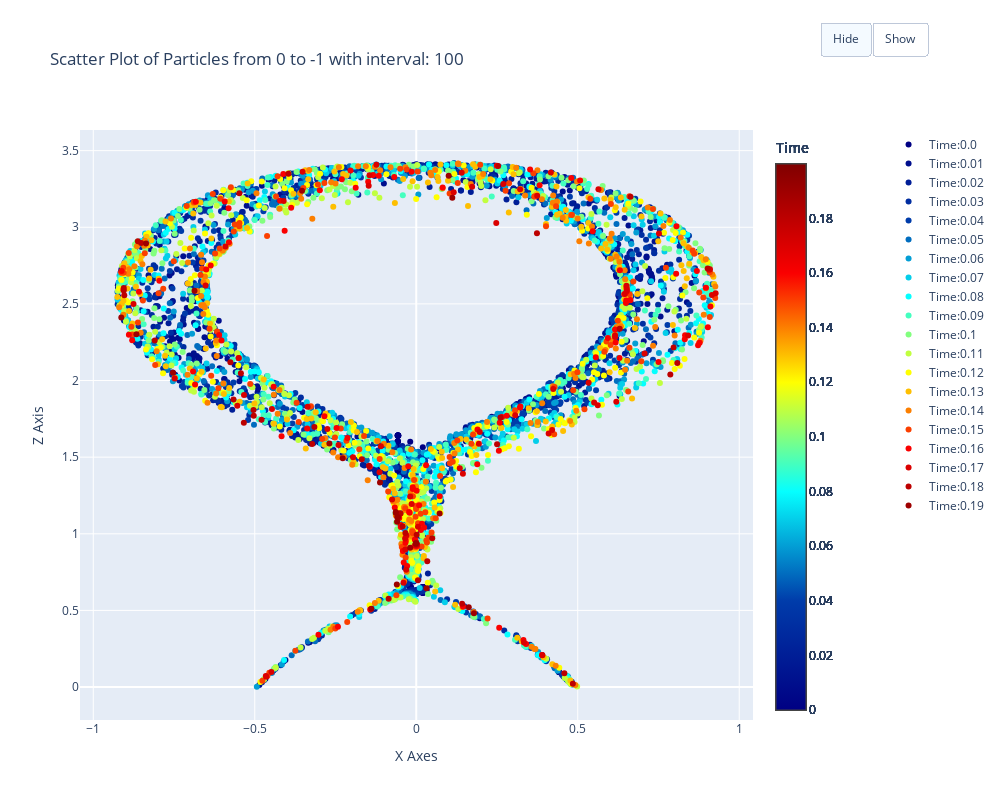

This figure's notebook cell:
### Code cell
f1 = lambda df: df.get_indexed(desf.get_erange(1,1000)['index'])
ens.plot_yproj(interval=100, hdf=f1)

### Figure 1 — Plotly figure (JSON) as saved in the notebook; plotly's stock layout.template omitted (floating-point values rounded to 4 significant figures; data arrays with more than 128 entries replaced by an {"elided": "..."} marker saying what was removed)
{"data": [{"hoverinfo": "text+x+y", "hovertemplate": "<b>Detail:</b> %{text}<br><b>X:</b> %{x}<br><b>Z:</b> %{y}<extra></extra>", "marker": {"cmax": 0.1999, "cmin": 0, "color": {"elided": "801 int values"}, "colorbar": {"title": {"text": "Time"}}, "colorscale": [[0, "rgb(0,0,131)"], [0.2, "rgb(0,60,170)"], [0.4, "rgb(5,255,255)"], [0.6, "rgb(255,255,0)"], [0.8, "rgb(250,0,0)"], [1, "rgb(128,0,0)"]]}, "mode": "markers", "name": "Time:0.0", "text": {"elided": "801 str values"}, "type": "scatter", "x": {"elided": "801 float values"}, "y": {"elided": "801 float values"}}, {"hoverinfo": "text+x+y", "hovertemplate": "<b>Detail:</b> %{text}<br><b>X:</b> %{x}<br><b>Z:</b> %{y}<extra></extra>", "marker": {"cmax": 0.1999, "cmin": 0, "color": {"elided": "735 float values"}, "colorbar": {"title": {"text": "Time"}}, "colorscale": [[0, "rgb(0,0,131)"], [0.2, "rgb(0,60,170)"], [0.4, "rgb(5,255,255)"], [0.6, "rgb(255,255,0)"], [0.8, "rgb(250,0,0)"], [1, "rgb(128,0,0)"]]}, "mode": "markers", "name": "Time:0.01", "text": {"elided": "735 str values"}, "type": "scatter", "x": {"elided": "735 float values"}, "y": {"elided": "735 float values"}}, {"hoverinfo": "text+x+y", "hovertemplate": "<b>Detail:</b> %{text}<br><b>X:</b> %{x}<br><b>Z:</b> %{y}<extra></extra>", "marker": {"cmax": 0.1999, "cmin": 0, "color": {"elided": "665 float values"}, "colorbar": {"title": {"text": "Time"}}, "colorscale": [[0, "rgb(0,0,131)"], [0.2, "rgb(0,60,170)"], [0.4, "rgb(5,255,255)"], [0.6, "rgb(255,255,0)"], [0.8, "rgb(250,0,0)"], [1, "rgb(128,0,0)"]]}, "mode": "markers", "name": "Time:0.02", "text": {"elided": "665 str values"}, "type": "scatter", "x": {"elided": "665 float values"}, "y": {"elided": "665 float values"}}, {"hoverinfo": "text+x+y", "hovertemplate": "<b>Detail:</b> %{text}<br><b>X:</b> %{x}<br><b>Z:</b> %{y}<extra></extra>", "marker": {"cmax": 0.1999, "cmin": 0, "color": {"elided": "575 float values"}, "colorbar": {"title": {"text": "Time"}}, "colorscale": [[0, "rgb(0,0,131)"], [0.2, "rgb(0,60,170)"], [0.4, "rgb(5,255,255)"], [0.6, "rgb(255,255,0)"], [0.8, "rgb(250,0,0)"], [1, "rgb(128,0,0)"]]}, "mode": "markers", "name": "Time:0.03", "text": {"elided": "575 str values"}, "type": "scatter", "x": {"elided": "575 float values"}, "y": {"elided": "575 float values"}}, {"hoverinfo": "text+x+y", "hovertemplate": "<b>Detail:</b> %{text}<br><b>X:</b> %{x}<br><b>Z:</b> %{y}<extra></extra>", "marker": {"cmax": 0.1999, "cmin": 0, "color": {"elided": "524 float values"}, "colorbar": {"title": {"text": "Time"}}, "colorscale": [[0, "rgb(0,0,131)"], [0.2, "rgb(0,60,170)"], [0.4, "rgb(5,255,255)"], [0.6, "rgb(255,255,0)"], [0.8, "rgb(250,0,0)"], [1, "rgb(128,0,0)"]]}, "mode": "markers", "name": "Time:0.04", "text": {"elided": "524 str values"}, "type": "scatter", "x": {"elided": "524 float values"}, "y": {"elided": "524 float values"}}, {"hoverinfo": "text+x+y", "hovertemplate": "<b>Detail:</b> %{text}<br><b>X:</b> %{x}<br><b>Z:</b> %{y}<extra></extra>", "marker": {"cmax": 0.1999, "cmin": 0, "color": {"elided": "478 float values"}, "colorbar": {"title": {"text": "Time"}}, "colorscale": [[0, "rgb(0,0,131)"], [0.2, "rgb(0,60,170)"], [0.4, "rgb(5,255,255)"], [0.6, "rgb(255,255,0)"], [0.8, "rgb(250,0,0)"], [1, "rgb(128,0,0)"]]}, "mode": "markers", "name": "Time:0.05", "text": {"elided": "478 str values"}, "type": "scatter", "x": {"elided": "478 float values"}, "y": {"elided": "478 float values"}}, {"hoverinfo": "text+x+y", "hovertemplate": "<b>Detail:</b> %{text}<br><b>X:</b> %{x}<br><b>Z:</b> %{y}<extra></extra>", "marker": {"cmax": 0.1999, "cmin": 0, "color": {"elided": "442 float values"}, "colorbar": {"title": {"text": "Time"}}, "colorscale": [[0, "rgb(0,0,131)"], [0.2, "rgb(0,60,170)"], [0.4, "rgb(5,255,255)"], [0.6, "rgb(255,255,0)"], [0.8, "rgb(250,0,0)"], [1, "rgb(128,0,0)"]]}, "mode": "markers", "name": "Time:0.06", "text": {"elided": "442 str values"}, "type": "scatter", "x": {"elided": "442 float values"}, "y": {"elided": "442 float values"}}, {"hoverinfo": "text+x+y", "hovertemplate": "<b>Detail:</b> %{text}<br><b>X:</b> %{x}<br><b>Z:</b> %{y}<extra></extra>", "marker": {"cmax": 0.1999, "cmin": 0, "color": {"elided": "407 float values"}, "colorbar": {"title": {"text": "Time"}}, "colorscale": [[0, "rgb(0,0,131)"], [0.2, "rgb(0,60,170)"], [0.4, "rgb(5,255,255)"], [0.6, "rgb(255,255,0)"], [0.8, "rgb(250,0,0)"], [1, "rgb(128,0,0)"]]}, "mode": "markers", "name": "Time:0.07", "text": {"elided": "407 str values"}, "type": "scatter", "x": {"elided": "407 float values"}, "y": {"elided": "407 float values"}}, {"hoverinfo": "text+x+y", "hovertemplate": "<b>Detail:</b> %{text}<br><b>X:</b> %{x}<br><b>Z:</b> %{y}<extra></extra>", "marker": {"cmax": 0.1999, "cmin": 0, "color": {"elided": "374 float values"}, "colorbar": {"title": {"text": "Time"}}, "colorscale": [[0, "rgb(0,0,131)"], [0.2, "rgb(0,60,170)"], [0.4, "rgb(5,255,255)"], [0.6, "rgb(255,255,0)"], [0.8, "rgb(250,0,0)"], [1, "rgb(128,0,0)"]]}, "mode": "markers", "name": "Time:0.08", "text": {"elided": "374 str values"}, "type": "scatter", "x": {"elided": "374 float values"}, "y": {"elided": "374 float values"}}, {"hoverinfo": "text+x+y", "hovertemplate": "<b>Detail:</b> %{text}<br><b>X:</b> %{x}<br><b>Z:</b> %{y}<extra></extra>", "marker": {"cmax": 0.1999, "cmin": 0, "color": {"elided": "349 float values"}, "colorbar": {"title": {"text": "Time"}}, "colorscale": [[0, "rgb(0,0,131)"], [0.2, "rgb(0,60,170)"], [0.4, "rgb(5,255,255)"], [0.6, "rgb(255,255,0)"], [0.8, "rgb(250,0,0)"], [1, "rgb(128,0,0)"]]}, "mode": "markers", "name": "Time:0.09", "text": {"elided": "349 str values"}, "type": "scatter", "x": {"elided": "349 float values"}, "y": {"elided": "349 float values"}}, {"hoverinfo": "text+x+y", "hovertemplate": "<b>Detail:</b> %{text}<br><b>X:</b> %{x}<br><b>Z:</b> %{y}<extra></extra>", "marker": {"cmax": 0.1999, "cmin": 0, "color": {"elided": "321 float values"}, "colorbar": {"title": {"text": "Time"}}, "colorscale": [[0, "rgb(0,0,131)"], [0.2, "rgb(0,60,170)"], [0.4, "rgb(5,255,255)"], [0.6, "rgb(255,255,0)"], [0.8, "rgb(250,0,0)"], [1, "rgb(128,0,0)"]]}, "mode": "markers", "name": "Time:0.1", "text": {"elided": "321 str values"}, "type": "scatter", "x": {"elided": "321 float values"}, "y": {"elided": "321 float values"}}, {"hoverinfo": "text+x+y", "hovertemplate": "<b>Detail:</b> %{text}<br><b>X:</b> %{x}<br><b>Z:</b> %{y}<extra></extra>", "marker": {"cmax": 0.1999, "cmin": 0, "color": {"elided": "285 float values"}, "colorbar": {"title": {"text": "Time"}}, "colorscale": [[0, "rgb(0,0,131)"], [0.2, "rgb(0,60,170)"], [0.4, "rgb(5,255,255)"], [0.6, "rgb(255,255,0)"], [0.8, "rgb(250,0,0)"], [1, "rgb(128,0,0)"]]}, "mode": "markers", "name": "Time:0.11", "text": {"elided": "285 str values"}, "type": "scatter", "x": {"elided": "285 float values"}, "y": {"elided": "285 float values"}}, {"hoverinfo": "text+x+y", "hovertemplate": "<b>Detail:</b> %{text}<br><b>X:</b> %{x}<br><b>Z:</b> %{y}<extra></extra>", "marker": {"cmax": 0.1999, "cmin": 0, "color": {"elided": "250 float values"}, "colorbar": {"title": {"text": "Time"}}, "colorscale": [[0, "rgb(0,0,131)"], [0.2, "rgb(0,60,170)"], [0.4, "rgb(5,255,255)"], [0.6, "rgb(255,255,0)"], [0.8, "rgb(250,0,0)"], [1, "rgb(128,0,0)"]]}, "mode": "markers", "name": "Time:0.12", "text": {"elided": "250 str values"}, "type": "scatter", "x": {"elided": "250 float values"}, "y": {"elided": "250 float values"}}, {"hoverinfo": "text+x+y", "hovertemplate": "<b>Detail:</b> %{text}<br><b>X:</b> %{x}<br><b>Z:</b> %{y}<extra></extra>", "marker": {"cmax": 0.1999, "cmin": 0, "color": {"elided": "223 float values"}, "colorbar": {"title": {"text": "Time"}}, "colorscale": [[0, "rgb(0,0,131)"], [0.2, "rgb(0,60,170)"], [0.4, "rgb(5,255,255)"], [0.6, "rgb(255,255,0)"], [0.8, "rgb(250,0,0)"], [1, "rgb(128,0,0)"]]}, "mode": "markers", "name": "Time:0.13", "text": {"elided": "223 str values"}, "type": "scatter", "x": {"elided": "223 float values"}, "y": {"elided": "223 float values"}}, {"hoverinfo": "text+x+y", "hovertemplate": "<b>Detail:</b> %{text}<br><b>X:</b> %{x}<br><b>Z:</b> %{y}<extra></extra>", "marker": {"cmax": 0.1999, "cmin": 0, "color": {"elided": "175 float values"}, "colorbar": {"title": {"text": "Time"}}, "colorscale": [[0, "rgb(0,0,131)"], [0.2, "rgb(0,60,170)"], [0.4, "rgb(5,255,255)"], [0.6, "rgb(255,255,0)"], [0.8, "rgb(250,0,0)"], [1, "rgb(128,0,0)"]]}, "mode": "markers", "name": "Time:0.14", "text": {"elided": "175 str values"}, "type": "scatter", "x": {"elided": "175 float values"}, "y": {"elided": "175 float values"}}, {"hoverinfo": "text+x+y", "hovertemplate": "<b>Detail:</b> %{text}<br><b>X:</b> %{x}<br><b>Z:</b> %{y}<extra></extra>", "marker": {"cmax": 0.1999, "cmin": 0, "color": {"elided": "135 float values"}, "colorbar": {"title": {"text": "Time"}}, "colorscale": [[0, "rgb(0,0,131)"], [0.2, "rgb(0,60,170)"], [0.4, "rgb(5,255,255)"], [0.6, "rgb(255,255,0)"], [0.8, "rgb(250,0,0)"], [1, "rgb(128,0,0)"]]}, "mode": "markers", "name": "Time:0.15", "text": {"elided": "135 str values"}, "type": "scatter", "x": {"elided": "135 float values"}, "y": {"elided": "135 float values"}}, {"hoverinfo": "text+x+y", "hovertemplate": "<b>Detail:</b> %{text}<br><b>X:</b> %{x}<br><b>Z:</b> %{y}<extra></extra>", "marker": {"cmax": 0.1999, "cmin": 0, "color": [0.16, 0.16, 0.16, 0.16, 0.16, 0.16, 0.16, 0.16, 0.16, 0.16, 0.16, 0.16, 0.16, 0.16, 0.16, 0.16, 0.16, 0.16, 0.16, 0.16, 0.16, 0.16, 0.16, 0.16, 0.16, 0.16, 0.16, 0.16, 0.16, 0.16, 0.16, 0.16, 0.16, 0.16, 0.16, 0.16, 0.16, 0.16, 0.16, 0.16, 0.16, 0.16, 0.16, 0.16, 0.16, 0.16, 0.16, 0.16, 0.16, 0.16, 0.16, 0.16, 0.16, 0.16, 0.16, 0.16, 0.16, 0.16, 0.16, 0.16, 0.16, 0.16, 0.16, 0.16, 0.16, 0.16, 0.16, 0.16, 0.16, 0.16, 0.16, 0.16, 0.16, 0.16, 0.16, 0.16, 0.16, 0.16, 0.16, 0.16, 0.16, 0.16, 0.16, 0.16, 0.16, 0.16, 0.16, 0.16, 0.16, 0.16, 0.16, 0.16, 0.16, 0.16, 0.16, 0.16, 0.16, 0.16, 0.16, 0.16, 0.16, 0.16, 0.16, 0.16, 0.16], "colorbar": {"title": {"text": "Time"}}, "colorscale": [[0, "rgb(0,0,131)"], [0.2, "rgb(0,60,170)"], [0.4, "rgb(5,255,255)"], [0.6, "rgb(255,255,0)"], [0.8, "rgb(250,0,0)"], [1, "rgb(128,0,0)"]]}, "mode": "markers", "name": "Time:0.16", "text": ["<b>Time:</b> 0.16<br><b>Index:</b> 690677.0<br><b>Energy:</b> 0.005486157", "<b>Time:</b> 0.16<br><b>Index:</b> 573686.0<br><b>Energy:</b> 0.01473992", "<b>Time:</b> 0.16<br><b>Index:</b> 813914.0<br><b>Energy:</b> 0.006884382", "<b>Time:</b> 0.16<br><b>Index:</b> 655588.0<br><b>Energy:</b> 0.00693534", "<b>Time:</b> 0.16<br><b>Index:</b> 690672.0<br><b>Energy:</b> 0.006152923", "<b>Time:</b> 0.16<br><b>Index:</b> 366209.0<br><b>Energy:</b> 0.003290662", "<b>Time:</b> 0.16<br><b>Index:</b> 512062.0<br><b>Energy:</b> 0.003335061", "<b>Time:</b> 0.16<br><b>Index:</b> 408324.0<br><b>Energy:</b> 0.02994085", "<b>Time:</b> 0.16<br><b>Index:</b> 491782.0<br><b>Energy:</b> 0.02222589", "<b>Time:</b> 0.16<br><b>Index:</b> 806891.0<br><b>Energy:</b> 0.0290981", "<b>Time:</b> 0.16<br><b>Index:</b> 813915.0<br><b>Energy:</b> 0.1145849", "<b>Time:</b> 0.16<br><b>Index:</b> 675861.0<br><b>Energy:</b> 0.002101765", "<b>Time:</b> 0.16<br><b>Index:</b> 413001.0<br><b>Energy:</b> 0.0001657484", "<b>Time:</b> 0.16<br><b>Index:</b> 793638.0<br><b>Energy:</b> 0.008443549", "<b>Time:</b> 0.16<br><b>Index:</b> 615023.0<br><b>Energy:</b> 0.02124261", "<b>Time:</b> 0.16<br><b>Index:</b> 491790.0<br><b>Energy:</b> 0.02791401", "<b>Time:</b> 0.16<br><b>Index:</b> 388048.0<br><b>Energy:</b> 0.02419105", "<b>Time:</b> 0.16<br><b>Index:</b> 531568.0<br><b>Energy:</b> 0.001114188", "<b>Time:</b> 0.16<br><b>Index:</b> 717985.0<br><b>Energy:</b> 0.002386569", "<b>Time:</b> 0.16<br><b>Index:</b> 492567.0<br><b>Energy:</b> 0.0007560769", "<b>Time:</b> 0.16<br><b>Index:</b> 413007.0<br><b>Energy:</b> 0.0003140569", "<b>Time:</b> 0.16<br><b>Index:</b> 413006.0<br><b>Energy:</b> 0.0004513569", "<b>Time:</b> 0.16<br><b>Index:</b> 717986.0<br><b>Energy:</b> 0.001677439", "<b>Time:</b> 0.16<br><b>Index:</b> 717981.0<br><b>Energy:</b> 0.001624413", "<b>Time:</b> 0.16<br><b>Index:</b> 719556.0<br><b>Energy:</b> 0.009663226", "<b>Time:</b> 0.16<br><b>Index:</b> 574463.0<br><b>Energy:</b> 0.04261504", "<b>Time:</b> 0.16<br><b>Index:</b> 742953.0<br><b>Energy:</b> 0.005729226", "<b>Time:</b> 0.16<br><b>Index:</b> 697706.0<br><b>Energy:</b> 0.009503087", "<b>Time:</b> 0.16<br><b>Index:</b> 719552.0<br><b>Energy:</b> 0.009174377", "<b>Time:</b> 0.16<br><b>Index:</b> 755420.0<br><b>Energy:</b> 0.01325717", "<b>Time:</b> 0.16<br><b>Index:</b> 742957.0<br><b>Energy:</b> 0.003139073", "<b>Time:</b> 0.16<br><b>Index:</b> 750714.0<br><b>Energy:</b> 0.04182244", "<b>Time:</b> 0.16<br><b>Index:</b> 428606.0<br><b>Energy:</b> 0.00453527", "<b>Time:</b> 0.16<br><b>Index:</b> 491005.0<br><b>Energy:</b> 0.002693528", "<b>Time:</b> 0.16<br><b>Index:</b> 655590.0<br><b>Energy:</b> 0.002652476", "<b>Time:</b> 0.16<br><b>Index:</b> 813911.0<br><b>Energy:</b> 0.005951095", "<b>Time:</b> 0.16<br><b>Index:</b> 813916.0<br><b>Energy:</b> 0.005997037", "<b>Time:</b> 0.16<br><b>Index:</b> 734368.0<br><b>Energy:</b> 0.007542484", "<b>Time:</b> 0.16<br><b>Index:</b> 810021.0<br><b>Energy:</b> 0.01648502", "<b>Time:</b> 0.16<br><b>Index:</b> 717982.0<br><b>Energy:</b> 0.0009334579", "<b>Time:</b> 0.16<br><b>Index:</b> 491783.0<br><b>Energy:</b> 0.02483991", "<b>Time:</b> 0.16<br><b>Index:</b> 714080.0<br><b>Energy:</b> 0.002451957", "<b>Time:</b> 0.16<br><b>Index:</b> 714075.0<br><b>Energy:</b> 0.002348097", "<b>Time:</b> 0.16<br><b>Index:</b> 655585.0<br><b>Energy:</b> 0.004917661", "<b>Time:</b> 0.16<br><b>Index:</b> 717989.0<br><b>Energy:</b> 0.00287928", "<b>Time:</b> 0.16<br><b>Index:</b> 714078.0<br><b>Energy:</b> 0.002607088", "<b>Time:</b> 0.16<br><b>Index:</b> 785080.0<br><b>Energy:</b> 0.02420422", "<b>Time:</b> 0.16<br><b>Index:</b> 795190.0<br><b>Energy:</b> 0.02124292", "<b>Time:</b> 0.16<br><b>Index:</b> 772580.0<br><b>Energy:</b> 0.01795773", "<b>Time:</b> 0.16<br><b>Index:</b> 491781.0<br><b>Energy:</b> 0.02886843", "<b>Time:</b> 0.16<br><b>Index:</b> 771800.0<br><b>Energy:</b> 0.01851588", "<b>Time:</b> 0.16<br><b>Index:</b> 491788.0<br><b>Energy:</b> 0.02728314", "<b>Time:</b> 0.16<br><b>Index:</b> 491787.0<br><b>Energy:</b> 0.02736147", "<b>Time:</b> 0.16<br><b>Index:</b> 491786.0<br><b>Energy:</b> 0.02664517", "<b>Time:</b> 0.16<br><b>Index:</b> 553407.0<br><b>Energy:</b> 0.001592881", "<b>Time:</b> 0.16<br><b>Index:</b> 738262.0<br><b>Energy:</b> 0.006412113", "<b>Time:</b> 0.16<br><b>Index:</b> 388045.0<br><b>Energy:</b> 0.0180102", "<b>Time:</b> 0.16<br><b>Index:</b> 558872.0<br><b>Energy:</b> 0.01481281", "<b>Time:</b> 0.16<br><b>Index:</b> 595524.0<br><b>Energy:</b> 0.01015055", "<b>Time:</b> 0.16<br><b>Index:</b> 412226.0<br><b>Energy:</b> 0.01129202", "<b>Time:</b> 0.16<br><b>Index:</b> 742952.0<br><b>Energy:</b> 0.003195055", "<b>Time:</b> 0.16<br><b>Index:</b> 739049.0<br><b>Energy:</b> 0.01929108", "<b>Time:</b> 0.16<br><b>Index:</b> 452006.0<br><b>Energy:</b> 0.04873329", "<b>Time:</b> 0.16<br><b>Index:</b> 452009.0<br><b>Energy:</b> 0.04610117", "<b>Time:</b> 0.16<br><b>Index:</b> 574461.0<br><b>Energy:</b> 0.04882003", "<b>Time:</b> 0.16<br><b>Index:</b> 617364.0<br><b>Energy:</b> 0.03517296", "<b>Time:</b> 0.16<br><b>Index:</b> 473069.0<br><b>Energy:</b> 0.03512399", "<b>Time:</b> 0.16<br><b>Index:</b> 495685.0<br><b>Energy:</b> 0.1626461", "<b>Time:</b> 0.16<br><b>Index:</b> 697709.0<br><b>Energy:</b> 0.008886195", "<b>Time:</b> 0.16<br><b>Index:</b> 596304.0<br><b>Energy:</b> 0.01475712", "<b>Time:</b> 0.16<br><b>Index:</b> 596307.0<br><b>Energy:</b> 0.01509329", "<b>Time:</b> 0.16<br><b>Index:</b> 596305.0<br><b>Energy:</b> 0.01510952", "<b>Time:</b> 0.16<br><b>Index:</b> 596301.0<br><b>Energy:</b> 0.01504002", "<b>Time:</b> 0.16<br><b>Index:</b> 596309.0<br><b>Energy:</b> 0.01495882", "<b>Time:</b> 0.16<br><b>Index:</b> 795188.0<br><b>Energy:</b> 0.02510017", "<b>Time:</b> 0.16<br><b>Index:</b> 388049.0<br><b>Energy:</b> 0.01819958", "<b>Time:</b> 0.16<br><b>Index:</b> 615025.0<br><b>Energy:</b> 0.01602547", "<b>Time:</b> 0.16<br><b>Index:</b> 813913.0<br><b>Energy:</b> 0.006608771", "<b>Time:</b> 0.16<br><b>Index:</b> 806900.0<br><b>Energy:</b> 0.02530674", "<b>Time:</b> 0.16<br><b>Index:</b> 789789.0<br><b>Energy:</b> 0.01260548", "<b>Time:</b> 0.16<br><b>Index:</b> 471502.0<br><b>Energy:</b> 0.003886262", "<b>Time:</b> 0.16<br><b>Index:</b> 491789.0<br><b>Energy:</b> 0.0286438", "<b>Time:</b> 0.16<br><b>Index:</b> 388041.0<br><b>Energy:</b> 0.02006253", "<b>Time:</b> 0.16<br><b>Index:</b> 491784.0<br><b>Energy:</b> 0.0274905", "<b>Time:</b> 0.16<br><b>Index:</b> 491785.0<br><b>Energy:</b> 0.02669122", "<b>Time:</b> 0.16<br><b>Index:</b> 388046.0<br><b>Energy:</b> 0.01804629", "<b>Time:</b> 0.16<br><b>Index:</b> 676645.0<br><b>Energy:</b> 0.1313621", "<b>Time:</b> 0.16<br><b>Index:</b> 742955.0<br><b>Energy:</b> 0.003651096", "<b>Time:</b> 0.16<br><b>Index:</b> 742959.0<br><b>Energy:</b> 0.003747819", "<b>Time:</b> 0.16<br><b>Index:</b> 742958.0<br><b>Energy:</b> 0.004544676", "<b>Time:</b> 0.16<br><b>Index:</b> 495688.0<br><b>Energy:</b> 0.163661", "<b>Time:</b> 0.16<br><b>Index:</b> 495686.0<br><b>Energy:</b> 0.1409448", "<b>Time:</b> 0.16<br><b>Index:</b> 574468.0<br><b>Energy:</b> 0.0653627", "<b>Time:</b> 0.16<br><b>Index:</b> 574462.0<br><b>Energy:</b> 0.04750521", "<b>Time:</b> 0.16<br><b>Index:</b> 495687.0<br><b>Energy:</b> 0.1445249", "<b>Time:</b> 0.16<br><b>Index:</b> 495690.0<br><b>Energy:</b> 0.1286151", "<b>Time:</b> 0.16<br><b>Index:</b> 738270.0<br><b>Energy:</b> 0.01979163", "<b>Time:</b> 0.16<br><b>Index:</b> 719554.0<br><b>Energy:</b> 0.01190365", "<b>Time:</b> 0.16<br><b>Index:</b> 331102.0<br><b>Energy:</b> 0.04917658", "<b>Time:</b> 0.16<br><b>Index:</b> 331101.0<br><b>Energy:</b> 0.04967766", "<b>Time:</b> 0.16<br><b>Index:</b> 596306.0<br><b>Energy:</b> 0.01314921", "<b>Time:</b> 0.16<br><b>Index:</b> 596308.0<br><b>Energy:</b> 0.01491991", "<b>Time:</b> 0.16<br><b>Index:</b> 700057.0<br><b>Energy:</b> 0.05455154", "<b>Time:</b> 0.16<br><b>Index:</b> 558880.0<br><b>Energy:</b> 0.01576752", "<b>Time:</b> 0.16<br><b>Index:</b> 697704.0<br><b>Energy:</b> 0.01014196"], "type": "scatter", "x": [-0.1426, -0.3028, -0.2424, -0.02838, -0.004281, -0.03343, -0.03875, -0.04144, -0.04783, -0.01066, -0.02019, -0.05254, -0.002338, -0.04841, -0.06647, -0.05171, -0.01098, -0.02215, 0.3893, 0.145, 0.001767, 0.001921, 0.0144, 0.01766, 0.3319, 0.3402, 0.2568, 0.02419, 0.07265, 0.001177, 0.008971, -0.417, -0.6848, -0.1438, -0.3377, -0.8795, -0.8897, -0.691, -0.7954, -0.8585, 0.03038, 0.2658, 0.3215, 0.28, 0.3226, 0.1896, 0.2585, 0.6293, 0.6173, 0.6513, 0.6633, 0.6492, 0.6508, 0.65, 0.5559, 0.6154, 0.5934, -0.02462, -0.2129, -0.4416, -0.2467, -0.2845, -0.6101, -0.603, 0.189, 0.2558, 0.7501, 0.8314, 0.8323, 0.9029, 0.8725, 0.8776, 0.9108, 0.8969, -0.4074, -0.9122, -0.6824, -0.5811, -0.1489, -0.5931, -0.4116, -0.2036, -0.1337, -0.01431, 0.5463, 0.6304, -0.6502, -0.58, -0.6364, -0.1875, -0.2985, -0.4215, -0.06813, -0.3873, -0.2304, -0.116, 0.8047, 0.48, 0.8057, 0.5074, 0.08174, 0.8689, 0.3819, 0.2494, 0.3525], "y": [0.5067, 0.3419, 0.3932, 0.7899, 0.9632, 0.9415, 0.813, 0.8879, 1.044, 1.292, 1.138, 1.104, 0.9224, 1.057, 1.172, 1.135, 1.304, 1.142, 0.2094, 0.526, 0.9229, 0.922, 1.026, 1.065, 0.3075, 0.2801, 0.3873, 1.042, 1.245, 1.281, 1.187, 1.636, 1.973, 1.438, 1.687, 2.263, 2.298, 2.059, 2.651, 2.579, 1.447, 1.762, 1.824, 1.77, 1.831, 1.681, 1.725, 2.147, 2.249, 2.579, 2.526, 2.506, 2.604, 2.522, 2.153, 2.333, 2.278, 1.44, 1.626, 1.959, 1.69, 1.767, 2.297, 2.262, 1.454, 1.541, 2.121, 2.269, 2.296, 2.348, 2.23, 2.247, 2.482, 2.606, 2.978, 2.714, 3.167, 3.125, 3.297, 3.169, 3.348, 3.37, 3.341, 3.362, 2.974, 2.719, 2.725, 2.902, 2.751, 3.258, 3.241, 3.173, 3.328, 3.127, 3.314, 3.337, 2.696, 3.322, 3.007, 3.304, 3.259, 2.714, 3.275, 3.402, 3.377]}, {"hoverinfo": "text+x+y", "hovertemplate": "<b>Detail:</b> %{text}<br><b>X:</b> %{x}<br><b>Z:</b> %{y}<extra></extra>", "marker": {"cmax": 0.1999, "cmin": 0, "color": [0.17, 0.17, 0.17, 0.17, 0.17, 0.17, 0.17, 0.17, 0.17, 0.17, 0.17, 0.17, 0.17, 0.17, 0.17, 0.17, 0.17, 0.17, 0.17, 0.17, 0.17, 0.17, 0.17, 0.17, 0.17, 0.17, 0.17, 0.17, 0.17, 0.17, 0.17, 0.17, 0.17, 0.17, 0.17, 0.17, 0.17, 0.17, 0.17, 0.17, 0.17, 0.17, 0.17, 0.17, 0.17, 0.17, 0.17, 0.17, 0.17, 0.17, 0.17, 0.17, 0.17, 0.17, 0.17, 0.17, 0.17, 0.17, 0.17, 0.17, 0.17, 0.17, 0.17, 0.17, 0.17, 0.17, 0.17, 0.17, 0.17], "colorbar": {"title": {"text": "Time"}}, "colorscale": [[0, "rgb(0,0,131)"], [0.2, "rgb(0,60,170)"], [0.4, "rgb(5,255,255)"], [0.6, "rgb(255,255,0)"], [0.8, "rgb(250,0,0)"], [1, "rgb(128,0,0)"]]}, "mode": "markers", "name": "Time:0.17", "text": ["<b>Time:</b> 0.17<br><b>Index:</b> 813916.0<br><b>Energy:</b> 0.006292557", "<b>Time:</b> 0.17<br><b>Index:</b> 491005.0<br><b>Energy:</b> 0.003239177", "<b>Time:</b> 0.17<br><b>Index:</b> 813911.0<br><b>Energy:</b> 0.006241531", "<b>Time:</b> 0.17<br><b>Index:</b> 795190.0<br><b>Energy:</b> 0.02130754", "<b>Time:</b> 0.17<br><b>Index:</b> 813913.0<br><b>Energy:</b> 0.006601265", "<b>Time:</b> 0.17<br><b>Index:</b> 806891.0<br><b>Energy:</b> 0.0294082", "<b>Time:</b> 0.17<br><b>Index:</b> 785080.0<br><b>Energy:</b> 0.02735951", "<b>Time:</b> 0.17<br><b>Index:</b> 366209.0<br><b>Energy:</b> 0.09814592", "<b>Time:</b> 0.17<br><b>Index:</b> 772580.0<br><b>Energy:</b> 0.02141662", "<b>Time:</b> 0.17<br><b>Index:</b> 413001.0<br><b>Energy:</b> 9.301264e-05", "<b>Time:</b> 0.17<br><b>Index:</b> 491783.0<br><b>Energy:</b> 0.02497468", "<b>Time:</b> 0.17<br><b>Index:</b> 388045.0<br><b>Energy:</b> 0.02013092", "<b>Time:</b> 0.17<br><b>Index:</b> 492567.0<br><b>Energy:</b> 0.001193569", "<b>Time:</b> 0.17<br><b>Index:</b> 413006.0<br><b>Energy:</b> 0.0003873887", "<b>Time:</b> 0.17<br><b>Index:</b> 413007.0<br><b>Energy:</b> 0.0001803001", "<b>Time:</b> 0.17<br><b>Index:</b> 553407.0<br><b>Energy:</b> 0.001583754", "<b>Time:</b> 0.17<br><b>Index:</b> 596306.0<br><b>Energy:</b> 0.01308506", "<b>Time:</b> 0.17<br><b>Index:</b> 388048.0<br><b>Energy:</b> 0.02420038", "<b>Time:</b> 0.17<br><b>Index:</b> 471502.0<br><b>Energy:</b> 0.003857837", "<b>Time:</b> 0.17<br><b>Index:</b> 491790.0<br><b>Energy:</b> 0.02959042", "<b>Time:</b> 0.17<br><b>Index:</b> 491782.0<br><b>Energy:</b> 0.02373993", "<b>Time:</b> 0.17<br><b>Index:</b> 717982.0<br><b>Energy:</b> 0.000925705", "<b>Time:</b> 0.17<br><b>Index:</b> 531568.0<br><b>Energy:</b> 0.0493467", "<b>Time:</b> 0.17<br><b>Index:</b> 813915.0<br><b>Energy:</b> 0.1145382", "<b>Time:</b> 0.17<br><b>Index:</b> 738262.0<br><b>Energy:</b> 0.00638054", "<b>Time:</b> 0.17<br><b>Index:</b> 750714.0<br><b>Energy:</b> 0.04225999", "<b>Time:</b> 0.17<br><b>Index:</b> 388046.0<br><b>Energy:</b> 0.02012079", "<b>Time:</b> 0.17<br><b>Index:</b> 771800.0<br><b>Energy:</b> 0.02365303", "<b>Time:</b> 0.17<br><b>Index:</b> 428606.0<br><b>Energy:</b> 0.005461213", "<b>Time:</b> 0.17<br><b>Index:</b> 655590.0<br><b>Energy:</b> 0.004242073", "<b>Time:</b> 0.17<br><b>Index:</b> 388041.0<br><b>Energy:</b> 0.0212304", "<b>Time:</b> 0.17<br><b>Index:</b> 615025.0<br><b>Energy:</b> 0.01890716", "<b>Time:</b> 0.17<br><b>Index:</b> 789789.0<br><b>Energy:</b> 0.01201751", "<b>Time:</b> 0.17<br><b>Index:</b> 675861.0<br><b>Energy:</b> 0.003767967", "<b>Time:</b> 0.17<br><b>Index:</b> 734368.0<br><b>Energy:</b> 0.008814948", "<b>Time:</b> 0.17<br><b>Index:</b> 697704.0<br><b>Energy:</b> 0.007555895", "<b>Time:</b> 0.17<br><b>Index:</b> 719554.0<br><b>Energy:</b> 0.01169517", "<b>Time:</b> 0.17<br><b>Index:</b> 574461.0<br><b>Energy:</b> 0.04831839", "<b>Time:</b> 0.17<br><b>Index:</b> 558880.0<br><b>Energy:</b> 0.01510232", "<b>Time:</b> 0.17<br><b>Index:</b> 676645.0<br><b>Energy:</b> 0.1273039", "<b>Time:</b> 0.17<br><b>Index:</b> 739049.0<br><b>Energy:</b> 0.01925123", "<b>Time:</b> 0.17<br><b>Index:</b> 617364.0<br><b>Energy:</b> 0.03485854", "<b>Time:</b> 0.17<br><b>Index:</b> 700057.0<br><b>Energy:</b> 0.05426268", "<b>Time:</b> 0.17<br><b>Index:</b> 574468.0<br><b>Energy:</b> 0.06289131", "<b>Time:</b> 0.17<br><b>Index:</b> 331102.0<br><b>Energy:</b> 0.04845871", "<b>Time:</b> 0.17<br><b>Index:</b> 495685.0<br><b>Energy:</b> 0.1595407", "<b>Time:</b> 0.17<br><b>Index:</b> 742958.0<br><b>Energy:</b> 0.004488251", "<b>Time:</b> 0.17<br><b>Index:</b> 412226.0<br><b>Energy:</b> 0.01158745", "<b>Time:</b> 0.17<br><b>Index:</b> 558872.0<br><b>Energy:</b> 0.01507051", "<b>Time:</b> 0.17<br><b>Index:</b> 742955.0<br><b>Energy:</b> 0.003615017", "<b>Time:</b> 0.17<br><b>Index:</b> 595524.0<br><b>Energy:</b> 0.01015259", "<b>Time:</b> 0.17<br><b>Index:</b> 795188.0<br><b>Energy:</b> 0.02732727", "<b>Time:</b> 0.17<br><b>Index:</b> 655585.0<br><b>Energy:</b> 0.005037758", "<b>Time:</b> 0.17<br><b>Index:</b> 810021.0<br><b>Energy:</b> 0.0215382", "<b>Time:</b> 0.17<br><b>Index:</b> 388049.0<br><b>Energy:</b> 0.02024139", "<b>Time:</b> 0.17<br><b>Index:</b> 690672.0<br><b>Energy:</b> 0.006175178", "<b>Time:</b> 0.17<br><b>Index:</b> 806900.0<br><b>Energy:</b> 0.02994537", "<b>Time:</b> 0.17<br><b>Index:</b> 714078.0<br><b>Energy:</b> 0.002692303", "<b>Time:</b> 0.17<br><b>Index:</b> 714075.0<br><b>Energy:</b> 0.002399492", "<b>Time:</b> 0.17<br><b>Index:</b> 714080.0<br><b>Energy:</b> 0.002523914", "<b>Time:</b> 0.17<br><b>Index:</b> 717989.0<br><b>Energy:</b> 0.003001292", "<b>Time:</b> 0.17<br><b>Index:</b> 742957.0<br><b>Energy:</b> 0.003150724", "<b>Time:</b> 0.17<br><b>Index:</b> 452006.0<br><b>Energy:</b> 0.05039804", "<b>Time:</b> 0.17<br><b>Index:</b> 742952.0<br><b>Energy:</b> 0.003218231", "<b>Time:</b> 0.17<br><b>Index:</b> 738270.0<br><b>Energy:</b> 0.02325368", "<b>Time:</b> 0.17<br><b>Index:</b> 755420.0<br><b>Energy:</b> 0.0135228", "<b>Time:</b> 0.17<br><b>Index:</b> 742959.0<br><b>Energy:</b> 0.003747275", "<b>Time:</b> 0.17<br><b>Index:</b> 697706.0<br><b>Energy:</b> 0.009174927", "<b>Time:</b> 0.17<br><b>Index:</b> 574462.0<br><b>Energy:</b> 0.04713482"], "type": "scatter", "x": [-0.4486, -0.4657, -0.4642, -0.03953, -0.03115, -0.03385, -0.03047, -0.03441, -0.01417, -0.002939, -0.07482, -0.01872, 0.3335, 0.001307, 0.001811, 0.005321, 0.3904, -0.1137, -0.2407, -0.1957, -0.554, -0.4467, -0.5333, -0.748, -0.8753, 0.5338, 0.1965, 0.1939, 0.3063, 0.424, 0.6155, 0.6458, 0.6155, 0.6507, 0.6519, -0.1094, -0.3363, -0.2752, -0.5495, -0.6523, 0.1347, 0.1445, 0.4099, 0.4207, 0.5508, 0.562, 0.6194, 0.7069, 0.8418, 0.9268, 0.9154, 0.2477, -0.3519, -0.1235, -0.1446, 0.1729, 0.116, 0.3745, 0.2697, 0.3216, 0.1408, -0.591, -0.4105, -0.1473, 0.5641, 0.9095, 0.9065, 0.4167, 0.7514], "y": [0.09758, 0.0722, 0.06685, 0.6813, 0.7656, 0.8977, 0.9888, 0.9689, 1.195, 0.9273, 1.224, 1.243, 0.2915, 0.9277, 0.9312, 1.046, 0.2069, 1.402, 1.579, 1.499, 1.835, 1.814, 1.905, 2.013, 2.5, 1.986, 1.664, 1.588, 1.774, 1.945, 2.284, 2.565, 2.296, 2.619, 2.588, 1.571, 1.828, 1.683, 2.148, 2.62, 1.427, 1.392, 1.655, 1.677, 1.857, 1.838, 1.862, 2.177, 2.293, 2.57, 2.559, 3.027, 3.362, 3.408, 3.339, 3.264, 3.228, 3.205, 3.282, 3.247, 3.356, 2.875, 3.171, 3.271, 3.248, 2.726, 2.723, 3.358, 2.959]}, {"hoverinfo": "text+x+y", "hovertemplate": "<b>Detail:</b> %{text}<br><b>X:</b> %{x}<br><b>Z:</b> %{y}<extra></extra>", "marker": {"cmax": 0.1999, "cmin": 0, "color": [0.18, 0.18, 0.18, 0.18, 0.18, 0.18, 0.18, 0.18, 0.18, 0.18, 0.18, 0.18, 0.18, 0.18, 0.18, 0.18, 0.18, 0.18, 0.18, 0.18, 0.18, 0.18, 0.18, 0.18, 0.18, 0.18, 0.18, 0.18, 0.18, 0.18, 0.18, 0.18, 0.18, 0.18, 0.18, 0.18, 0.18, 0.18, 0.18, 0.18, 0.18, 0.18, 0.18], "colorbar": {"title": {"text": "Time"}}, "colorscale": [[0, "rgb(0,0,131)"], [0.2, "rgb(0,60,170)"], [0.4, "rgb(5,255,255)"], [0.6, "rgb(255,255,0)"], [0.8, "rgb(250,0,0)"], [1, "rgb(128,0,0)"]]}, "mode": "markers", "name": "Time:0.18", "text": ["<b>Time:</b> 0.18<br><b>Index:</b> 388041.0<br><b>Energy:</b> 0.02121958", "<b>Time:</b> 0.18<br><b>Index:</b> 771800.0<br><b>Energy:</b> 0.02369228", "<b>Time:</b> 0.18<br><b>Index:</b> 366209.0<br><b>Energy:</b> 0.1543127", "<b>Time:</b> 0.18<br><b>Index:</b> 413007.0<br><b>Energy:</b> 0.0001914823", "<b>Time:</b> 0.18<br><b>Index:</b> 717982.0<br><b>Energy:</b> 0.000937613", "<b>Time:</b> 0.18<br><b>Index:</b> 553407.0<br><b>Energy:</b> 0.002124582", "<b>Time:</b> 0.18<br><b>Index:</b> 492567.0<br><b>Energy:</b> 0.0004940025", "<b>Time:</b> 0.18<br><b>Index:</b> 413001.0<br><b>Energy:</b> 0.0001259168", "<b>Time:</b> 0.18<br><b>Index:</b> 413006.0<br><b>Energy:</b> 0.0002864515", "<b>Time:</b> 0.18<br><b>Index:</b> 615025.0<br><b>Energy:</b> 0.02062347", "<b>Time:</b> 0.18<br><b>Index:</b> 676645.0<br><b>Energy:</b> 0.1262969", "<b>Time:</b> 0.18<br><b>Index:</b> 697706.0<br><b>Energy:</b> 0.009055011", "<b>Time:</b> 0.18<br><b>Index:</b> 742955.0<br><b>Energy:</b> 0.003614318", "<b>Time:</b> 0.18<br><b>Index:</b> 742959.0<br><b>Energy:</b> 0.003754873", "<b>Time:</b> 0.18<br><b>Index:</b> 772580.0<br><b>Energy:</b> 0.02163617", "<b>Time:</b> 0.18<br><b>Index:</b> 655585.0<br><b>Energy:</b> 0.004926669", "<b>Time:</b> 0.18<br><b>Index:</b> 690672.0<br><b>Energy:</b> 0.006155118", "<b>Time:</b> 0.18<br><b>Index:</b> 388046.0<br><b>Energy:</b> 0.02014667", "<b>Time:</b> 0.18<br><b>Index:</b> 388045.0<br><b>Energy:</b> 0.02013903", "<b>Time:</b> 0.18<br><b>Index:</b> 806900.0<br><b>Energy:</b> 0.2024042", "<b>Time:</b> 0.18<br><b>Index:</b> 734368.0<br><b>Energy:</b> 0.008807968", "<b>Time:</b> 0.18<br><b>Index:</b> 785080.0<br><b>Energy:</b> 0.03966713", "<b>Time:</b> 0.18<br><b>Index:</b> 789789.0<br><b>Energy:</b> 0.01208428", "<b>Time:</b> 0.18<br><b>Index:</b> 717989.0<br><b>Energy:</b> 0.002920119", "<b>Time:</b> 0.18<br><b>Index:</b> 714078.0<br><b>Energy:</b> 0.002652394", "<b>Time:</b> 0.18<br><b>Index:</b> 714080.0<br><b>Energy:</b> 0.00248361", "<b>Time:</b> 0.18<br><b>Index:</b> 714075.0<br><b>Energy:</b> 0.002361429", "<b>Time:</b> 0.18<br><b>Index:</b> 531568.0<br><b>Energy:</b> 0.05736813", "<b>Time:</b> 0.18<br><b>Index:</b> 388049.0<br><b>Energy:</b> 0.02148649", "<b>Time:</b> 0.18<br><b>Index:</b> 574468.0<br><b>Energy:</b> 0.06231245", "<b>Time:</b> 0.18<br><b>Index:</b> 700057.0<br><b>Energy:</b> 0.05403899", "<b>Time:</b> 0.18<br><b>Index:</b> 558880.0<br><b>Energy:</b> 0.01527902", "<b>Time:</b> 0.18<br><b>Index:</b> 719554.0<br><b>Energy:</b> 0.01181642", "<b>Time:</b> 0.18<br><b>Index:</b> 742952.0<br><b>Energy:</b> 0.003176288", "<b>Time:</b> 0.18<br><b>Index:</b> 574462.0<br><b>Energy:</b> 0.04633681", "<b>Time:</b> 0.18<br><b>Index:</b> 750714.0<br><b>Energy:</b> 0.04320089", "<b>Time:</b> 0.18<br><b>Index:</b> 675861.0<br><b>Energy:</b> 0.003801097", "<b>Time:</b> 0.18<br><b>Index:</b> 806891.0<br><b>Energy:</b> 0.1430602", "<b>Time:</b> 0.18<br><b>Index:</b> 428606.0<br><b>Energy:</b> 0.00549102", "<b>Time:</b> 0.18<br><b>Index:</b> 655590.0<br><b>Energy:</b> 0.00435833", "<b>Time:</b> 0.18<br><b>Index:</b> 697704.0<br><b>Energy:</b> 0.007695142", "<b>Time:</b> 0.18<br><b>Index:</b> 742957.0<br><b>Energy:</b> 0.003128565", "<b>Time:</b> 0.18<br><b>Index:</b> 738270.0<br><b>Energy:</b> 0.02310494"], "type": "scatter", "x": [-0.08545, -0.04219, -0.04834, -0.0003577, -0.03362, 0.4848, 0.005262, 0.0004641, 0.0006286, 0.001324, 0.4587, 0.1419, 0.03414, 0.04952, -0.5338, -0.1685, -0.3222, -0.1462, -0.5031, -0.5039, -0.5659, -0.4791, -0.3153, -0.8097, -0.9056, -0.9055, -0.904, 0.2608, 0.6298, -0.5755, -0.5429, 0.2503, 0.7969, 0.8083, 0.7867, 0.3738, -0.8618, -0.8519, -0.5476, -0.3958, 0.6634, 0.9024, 0.2536], "y": [0.5761, 1.049, 1.133, 0.9322, 1.006, 0.02143, 0.6973, 0.9378, 0.9341, 0.9935, 0.09021, 0.5437, 0.8203, 0.9709, 1.725, 1.487, 1.586, 1.444, 1.77, 1.807, 1.877, 1.743, 1.697, 2.261, 2.604, 2.588, 2.557, 1.759, 2.338, 2.12, 2.048, 1.585, 2.215, 2.114, 2.04, 2.961, 2.909, 2.897, 3.222, 3.349, 3.2, 2.731, 3.4]}, {"hoverinfo": "text+x+y", "hovertemplate": "<b>Detail:</b> %{text}<br><b>X:</b> %{x}<br><b>Z:</b> %{y}<extra></extra>", "marker": {"cmax": 0.1999, "cmin": 0, "color": [0.19, 0.19, 0.19, 0.19, 0.19, 0.19, 0.19, 0.19, 0.19, 0.19, 0.19, 0.19, 0.19, 0.19, 0.19, 0.19, 0.19, 0.19, 0.19, 0.19, 0.19, 0.19, 0.19, 0.19, 0.19], "colorbar": {"title": {"text": "Time"}}, "colorscale": [[0, "rgb(0,0,131)"], [0.2, "rgb(0,60,170)"], [0.4, "rgb(5,255,255)"], [0.6, "rgb(255,255,0)"], [0.8, "rgb(250,0,0)"], [1, "rgb(128,0,0)"]]}, "mode": "markers", "name": "Time:0.19", "text": ["<b>Time:</b> 0.19<br><b>Index:</b> 750714.0<br><b>Energy:</b> 0.04498108", "<b>Time:</b> 0.19<br><b>Index:</b> 388049.0<br><b>Energy:</b> 0.02147654", "<b>Time:</b> 0.19<br><b>Index:</b> 717989.0<br><b>Energy:</b> 0.002920165", "<b>Time:</b> 0.19<br><b>Index:</b> 714080.0<br><b>Energy:</b> 0.002465621", "<b>Time:</b> 0.19<br><b>Index:</b> 413006.0<br><b>Energy:</b> 0.0001503523", "<b>Time:</b> 0.19<br><b>Index:</b> 714078.0<br><b>Energy:</b> 0.002629645", "<b>Time:</b> 0.19<br><b>Index:</b> 413007.0<br><b>Energy:</b> 9.180189e-05", "<b>Time:</b> 0.19<br><b>Index:</b> 714075.0<br><b>Energy:</b> 0.002349948", "<b>Time:</b> 0.19<br><b>Index:</b> 675861.0<br><b>Energy:</b> 0.003745432", "<b>Time:</b> 0.19<br><b>Index:</b> 428606.0<br><b>Energy:</b> 0.005479219", "<b>Time:</b> 0.19<br><b>Index:</b> 413001.0<br><b>Energy:</b> 0.05251317", "<b>Time:</b> 0.19<br><b>Index:</b> 492567.0<br><b>Energy:</b> 0.002247649", "<b>Time:</b> 0.19<br><b>Index:</b> 697704.0<br><b>Energy:</b> 0.00759625", "<b>Time:</b> 0.19<br><b>Index:</b> 742952.0<br><b>Energy:</b> 0.003178936", "<b>Time:</b> 0.19<br><b>Index:</b> 742957.0<br><b>Energy:</b> 0.003127125", "<b>Time:</b> 0.19<br><b>Index:</b> 366209.0<br><b>Energy:</b> 0.1631428", "<b>Time:</b> 0.19<br><b>Index:</b> 785080.0<br><b>Energy:</b> 0.04030757", "<b>Time:</b> 0.19<br><b>Index:</b> 655590.0<br><b>Energy:</b> 0.004252494", "<b>Time:</b> 0.19<br><b>Index:</b> 772580.0<br><b>Energy:</b> 0.02420044", "<b>Time:</b> 0.19<br><b>Index:</b> 615025.0<br><b>Energy:</b> 0.02120978", "<b>Time:</b> 0.19<br><b>Index:</b> 388046.0<br><b>Energy:</b> 0.02246217", "<b>Time:</b> 0.19<br><b>Index:</b> 388045.0<br><b>Energy:</b> 0.02243125", "<b>Time:</b> 0.19<br><b>Index:</b> 531568.0<br><b>Energy:</b> 0.05979376", "<b>Time:</b> 0.19<br><b>Index:</b> 738270.0<br><b>Energy:</b> 0.02232037", "<b>Time:</b> 0.19<br><b>Index:</b> 700057.0<br><b>Energy:</b> 0.05383338"], "type": "scatter", "x": [-0.6865, -0.1391, -0.06017, -0.06329, -0.0009349, -0.05895, -0.001623, -0.0634, -0.05937, -0.05648, -0.01894, 0.03198, 0.1626, 0.1785, 0.07235, -0.1122, -0.2277, -0.269, -0.8663, -0.753, -0.9132, -0.8367, 0.1003, -0.3536, 0.1116], "y": [2.586, 0.5112, 0.6695, 1.142, 0.9377, 1.109, 0.9373, 1.138, 1.078, 1.108, 0.9088, 0.6447, 0.521, 0.4808, 1.132, 1.335, 1.493, 1.589, 2.303, 2.051, 2.411, 2.895, 3.336, 3.238, 3.193]}], "layout": {"coloraxis": {"colorbar": {"len": 0.75, "thickness": 20, "x": 0.95, "y": 0.5}}, "height": 800, "legend": {"x": 1.35, "xanchor": "right", "y": 1, "yanchor": "top"}, "title": {"text": "Scatter Plot of Particles from 0 to -1 with interval: 100"}, "updatemenus": [{"buttons": [{"args": [{"visible": ["legendonly", "legendonly", "legendonly", "legendonly", "legendonly", "legendonly", "legendonly", "legendonly", "legendonly", "legendonly", "legendonly", "legendonly", "legendonly", "legendonly", "legendonly", "legendonly", "legendonly", "legendonly", "legendonly", "legendonly"]}], "label": "Hide", "method": "restyle"}, {"args": [{"visible": ["True", "True", "True", "True", "True", "True", "True", "True", "True", "True", "True", "True", "True", "True", "True", "True", "True", "True", "True", "True"]}], "label": "Show", "method": "restyle"}], "direction": "left", "pad": {"r": 10, "t": 10}, "showactive": true, "type": "buttons", "x": 1.1, "xanchor": "left", "y": 1.2, "yanchor": "top"}], "width": 1000, "xaxis": {"title": {"text": "X Axes"}}, "yaxis": {"title": {"text": "Z Axis"}}}}
